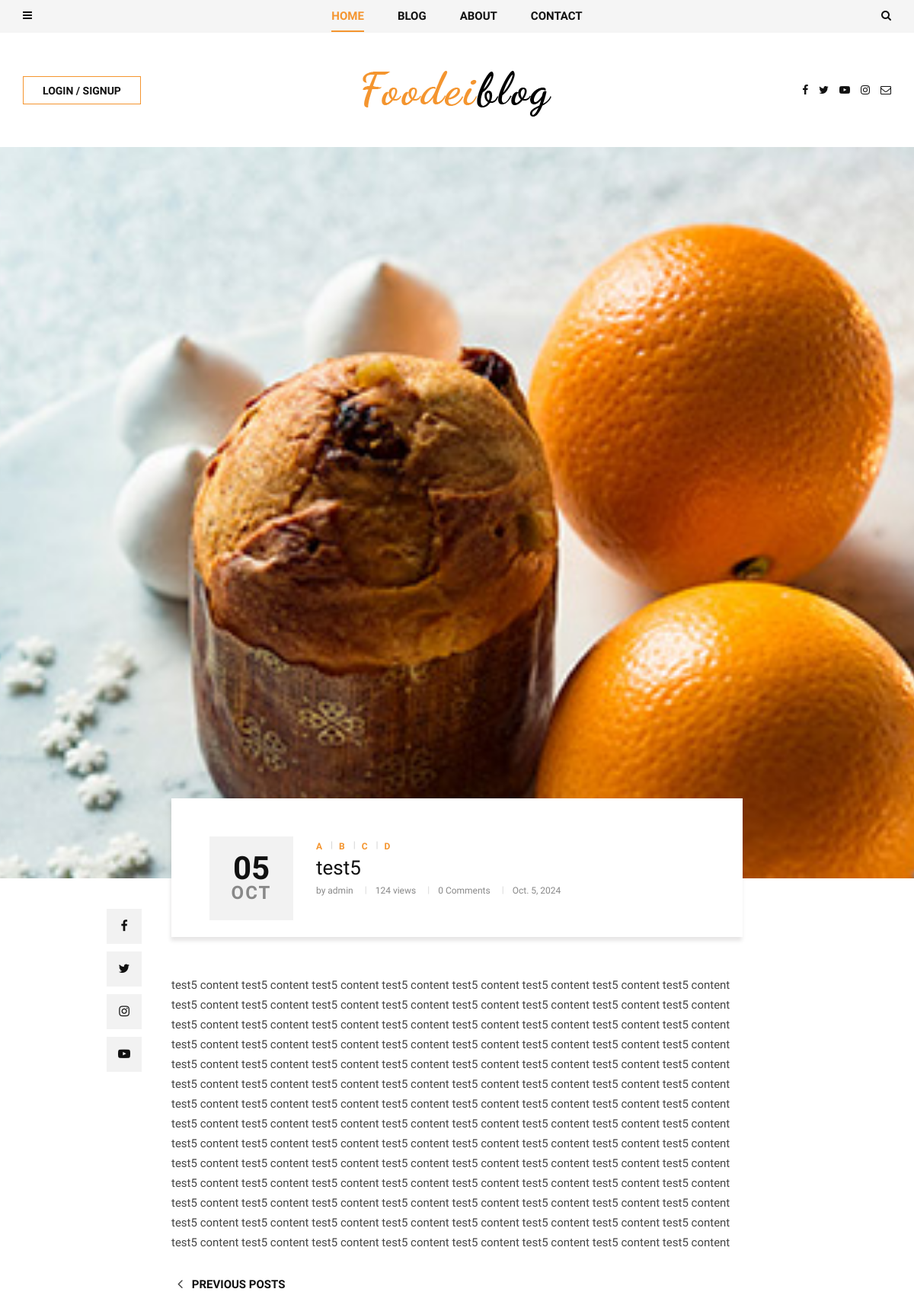
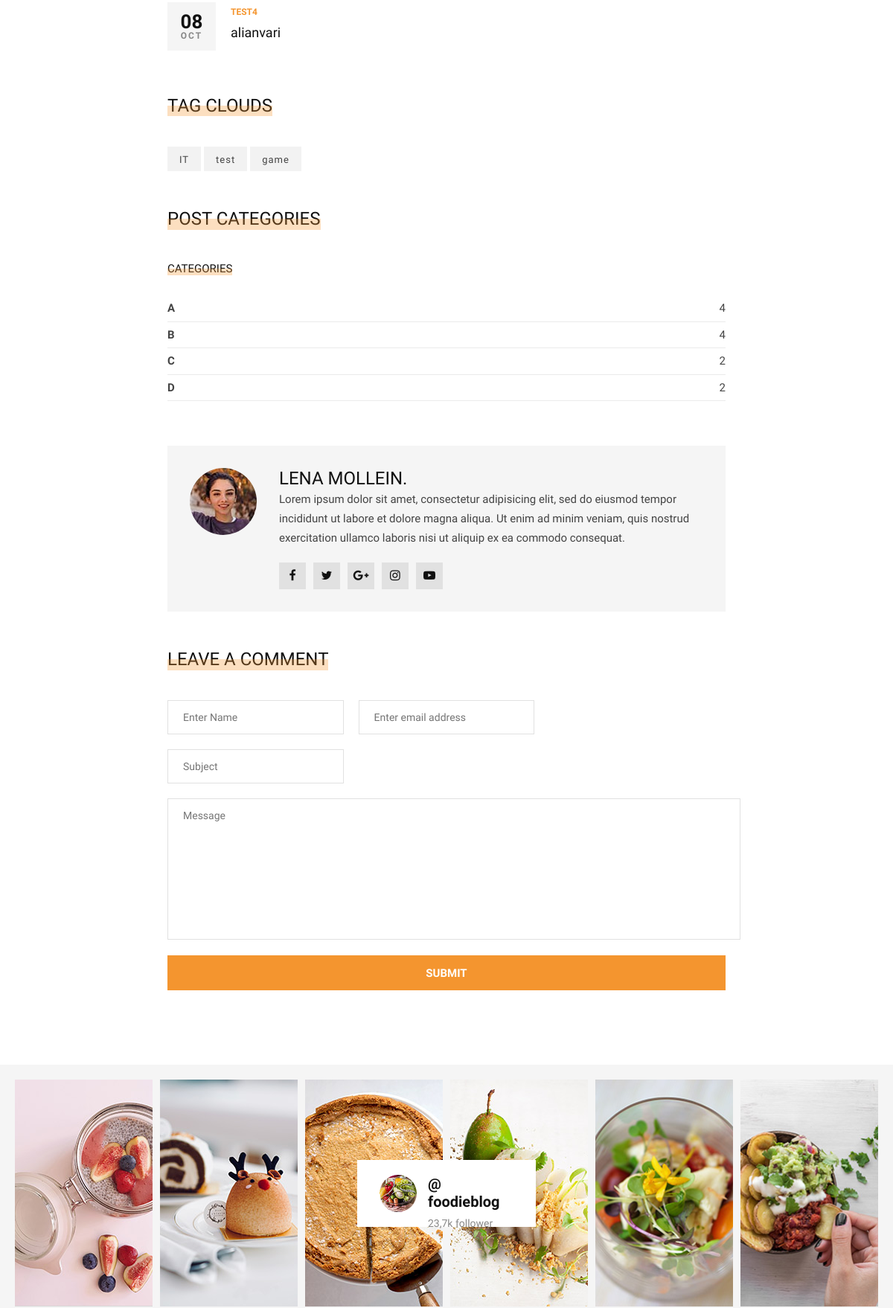
The app's page /blog/5 (upper part) with its own data (2 pictures, top to bottom).
### blog/models.py (models this page shows, shortened)
class Post(models.Model):
    image = models.ImageField(upload_to = 'blog/', default = 'blog/default.jpg')
    author = models.ForeignKey(User,on_delete = models.SET_NULL,null = True)
    title = models.CharField(max_length=255)
    content = models.TextField()
    tags = TaggableManager()
    category = models.ManyToManyField(Category)
    counted_views = models.IntegerField(default=0)
    status = models.BooleanField(default=False)
    login_require = models.BooleanField(default=False)
    published_date = models.DateTimeField(null=True)
    created_date = models.DateTimeField(auto_now_add=True)
    updated_date = models.DateTimeField(auto_now=True)
    class Meta:
        ordering = ['id']

class Category(models.Model):
    name = models.CharField(max_length = 255)
    def __str__(self):
        return self.name

### blog/views.py (the view, shortened to what this page needs)
# urls.py: path('<int:pid>',blog_single_view,name='blog_single'),
def blog_single_view(request,pid):
    all_active_posts = Post.objects.filter(status = True, published_date__lte = timezone.now())
    l = len(all_active_posts)
    post_index = -1
    for i in range(l):
        if pid == all_active_posts[i].id:
            post_index = i
    if post_index < l-1 and post_index > 0:
        after = True
        pre = True
    elif post_index == l-1 and post_index > 0:
        after = False
        pre = True
    elif post_index == 0 and post_index < l-1:
        after = True
        pre = False
    else:
        after = False
        pre = False
    if after == True:
        post_after = all_active_posts[post_index + 1]
    else:
        post_after = None
    if pre == True:
        post_pre = all_active_posts[post_index - 1]
    else:
        post_pre = None
    post = get_object_or_404(Post,id = pid,status = True, published_date__lte = timezone.now())
    post.counted_views += 1
    post.save()
    form = CommentForm()
    comments = Comment.objects.filter(post = post.id, approved = True)
    context = {'post':post,'after':after,'pre':pre,'post_after':post_after,'post_pre':post_pre,
               'form':form,'comments':comments}
    if request.user.is_authenticated:
        return render(request,'blog/blog-single2.html',context)
    else:
        if post.login_require == False:
            return render(request,'blog/blog-single2.html',context)
        else:
            return redirect('/accounts/login/')

### blog/forms.py
class CommentForm(forms.ModelForm):
    class Meta:
        model = Comment
        fields = ['post','name','subject','email','message']

### blog/templatetags/blog_tags.py (called while the page is built)
@register.inclusion_tag('blog/blog_postcategories.html')
def postcategories():
    posts = Post.objects.filter(published_date__lte = timezone.now(),status=1)
    categories = Category.objects.all()
    cat_dict = {}
    for name in categories:
        cat_dict[name] = posts.filter(category=name).count()
    return {'categories':cat_dict}

@register.inclusion_tag('blog/blog-tag-clouds.html')
def tagclouds():
    posts = Post.objects.filter(published_date__lte = timezone.now(),status=1)
    tags=set()
    for post in posts:
        post_all_tags = post.tags.all()
        for i in range(len(post_all_tags)):
            tags.add(post_all_tags[i])
    return {'tags':tags}

### mysite/templates/blog/blog-single2.html (shortened to what this page needs)
{%extends 'base2.html'%}
{%load static%}
{%load blog_tags%}
{% load humanize %}
{%block content%}
    <section class="single-post spad">
        <div class="single-post__hero set-bg" data-setbg={{post.image.url}}></div>
        <div class="container">
            <div class="row d-flex justify-content-center">
                <div class="col-lg-8">
                    <div class="single-post__title">
                        <div class="single-post__title__meta">
                            <h2>{{post.published_date|date:'d'}}</h2>
                            <span>{{post.published_date|date:'M'}}</span>
                        </div>
                        <div class="single-post__title__text">
                            <ul class="label">
                                {% for cat in post.category.all %}
                                <li href="{% url "blog:category" cat_name=cat.name %}">{{cat.name}} {%if not forloop.last%} {%endif%}</li>
                                {% endfor %}
                            </ul>
                            <h4>{{post.title}}</h4>
                            <ul class="widget">
                                <li>by {{post.author}}</li>
                                <li>{{post.counted_views}} views</li>
                                <li>{{comments|length}} Comments</li>
                                <li>{{post.published_date|naturalday}}</li>
                            </ul>
                        </div>
                    </div>
                    <div class="single-post__social__item">
                        <ul>
                            <li><a href="#"><i class="fa fa-facebook"></i></a></li>
                            <li><a href="#"><i class="fa fa-twitter"></i></a></li>
                            <li><a href="#"><i class="fa fa-instagram"></i></a></li>
                            <li><a href="#"><i class="fa fa-youtube-play"></i></a></li>
                        </ul>
                    </div>
                    <div class="single-post__top__text">
                        <p>{{post.content}} </p>
                    </div>
                    <div class="single-post__next__previous">
                        <div class="row">
                            <div class="col-lg-6 col-md-6 col-sm-6">
                                {% if pre == True %}
                                <a href="{% url "blog:blog_single" pid=post_pre.id %}" class="single-post__previous">
                                    <h6><span class="arrow_carrot-left"></span> Previous posts</h6>
                                    <div class="single-post__previous__meta">
                                        <h4>{{post_pre.published_date|date:'d'}}</h4>
                                        <span>{{post_pre.published_date|date:'M'}}</span>
                                    </div>
                                    <div class="single-post__previous__text">
                                        <span>{{post_pre.title}}</span>
                                        <h5>{{post_pre.author}}</h5>
                                    </div>
                                </a>
                                {% endif %}
                            </div>
                            <div class="col-lg-6 col-md-6 col-sm-6">
                            </div>
                        </div>
                    </div>
                    <div class="widget__title">
                        <h4>Tag Clouds</h4>
                    </div>
                    {% tagclouds %}
                    <div class="widget__title">
                        <h4>Post Categories</h4>
                    </div>
                    {% postcategories %}
                    <div class="single-post__author__profile">
                        <div class="single-post__author__profile__pic">
                            <img src="{% static "template2/img/categories/single-post/author-profile.jpg" %}" alt="">
                        </div>
                        <div class="single-post__author__profile__text">
                            <h4>Lena Mollein.</h4>
                            <p>Lorem ipsum dolor sit amet, consectetur adipisicing elit, sed do eiusmod tempor
                                incididunt ut labore et dolore magna aliqua. Ut enim ad minim veniam, quis nostrud
                                exercitation ullamco laboris nisi ut aliquip ex ea commodo consequat.</p>
                            <div class="single-post__author__profile__social">
                                <a href="#"><i class="fa fa-facebook"></i></a>
                                <a href="#"><i class="fa fa-twitter"></i></a>
                                <a href="#"><i class="fa fa-google-plus"></i></a>
                                <a href="#"><i class="fa fa-instagram"></i></a>
                                <a href="#"><i class="fa fa-youtube-play"></i></a>
                            </div>
                        </div>
                    </div>
                    <div class="single-post__leave__comment">
                        <div class="widget__title">
                            <h4>Leave a comment</h4>
                        </div>
                        <form action="{% url 'blog:blog_single' pid=post.id %}" method="POST">
                            {% if request.user.is_authenticated %}
                                <div class="input-list">
                                    <input type="hidden" value={{request.user.username}} name="name" placeholder="Enter Name">
                                    <input type="hidden" value={{request.user.email}} name="email" placeholder="Enter email address">
                                </div>
                            {% else %}
                                <div class="input-list">
                                    <input type="text" name="name" placeholder="Enter Name" required>
                                    <input type="email" name="email" placeholder="Enter email address" required>
                                </div>
                            {% endif %}
                            <div class="input-list">
                            <input type="text" name="subject" placeholder="Subject" required>
                            <textarea name="message" placeholder="Message" required></textarea>
                            </div>
                            <button type="submit" class="site-btn">Submit</button>
                        </form>
                    </div>
                </div>
            </div>
        </div>
    </section>
{%endblock%}

### mysite/templates/blog/blog-tag-clouds.html
    <div class="single-post__tags">
        {% for tag in tags %}
        <span><a href="{% url 'blog:tag' tag_name=tag.name %}">{{tag.name}}</a></span>
        {% endfor %}
    </div>

### mysite/templates/blog/blog_postcategories.html
<div class="sidebar__item__categories">
    <div class="sidebar__item__title">
        <h6>Categories</h6>
    </div>
    <ul>
        {% for name,count in categories.items %}
        <li><a href="{% url "blog:category" cat_name=name %}">{{name}} <span>{{count}}</span></a></li>
        {% endfor %}
    </ul>
</div>

### records on screen
Post: published_date "05", published_date "OCT", title "test5", author "admin", counted_views "124", published_date "Oct. 5, 2024", content "test5 content test5 content test5 content test5 content test5 content test5 content test5 content test5 content test5 content test5 content test5 content test5 content test5 content test5 content test5 content test5 content test5 content test5 content test5 content test5 content test5 content test5 content test5 content test5 content test5 content test5 content test5 content test5 content test5 content test5 content test5 content test5 content test5 content test5 content test5 content test5 content test5 content test5 content test5 content test5 content test5 content test5 content test5 content test5 content test5 content test5 content test5 content test5 content test5 content test5 content…"
Category: name "A", count "4"
Category: name "B", count "4"
Category: name "C", count "2"
Category: name "D", count "2"
Post: published_date "08", published_date "OCT", title "TEST4", author "alianvari"
Tag: name "IT"
Tag: name "test"
Tag: name "game"

### other values on screen
{{ comments|length }} "0"
